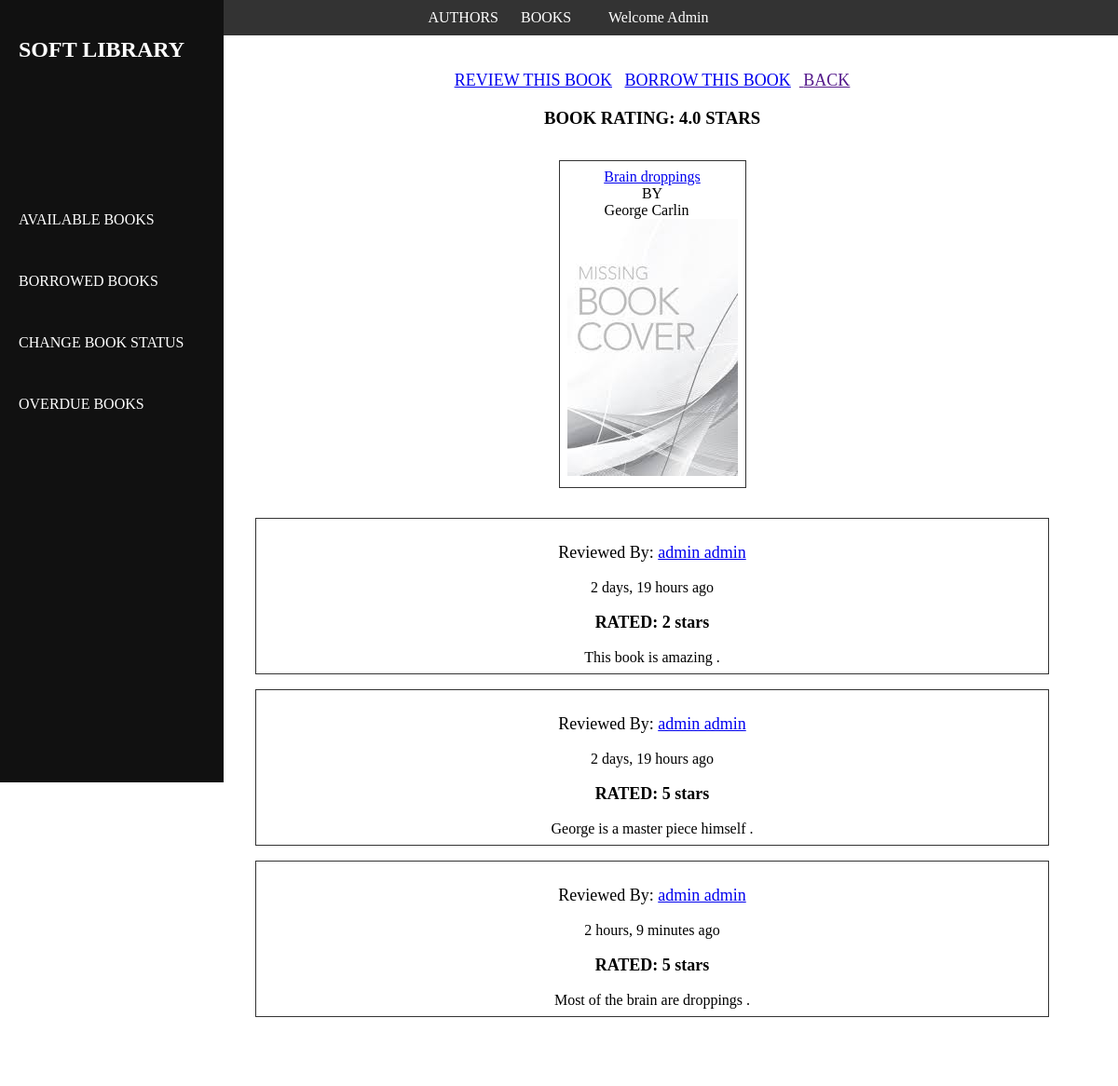
Screenshot of /books/1 (signed in) with the database file from the repository.
### base/models.py (models this page shows, shortened)
class Reader(AbstractUser):
    gender = models.CharField(max_length=10, choices=gender_choices)
    bio = models.TextField(blank=True, null=True)
    date_of_birth = models.DateField()
    reader_image = models.ImageField(upload_to='images/', blank=True, null=True, default='user.png')
    email = models.EmailField(unique=True)
    REQUIRED_FIELDS = ['username', 'first_name', 'last_name', 'gender', 'date_of_birth', 'bio', ]
    USERNAME_FIELD = 'email'
    def get_username(self):
        return self.first_name + ' ' + self.last_name

class Book(models.Model):
    title = models.CharField(max_length=250)
    author = models.ManyToManyField(Author)
    date = models.DateTimeField(auto_now_add=True)
    awards = models.ManyToManyField(to=AuthorAward, blank=True)
    summary = models.TextField(null=True, blank=True)
    ISBN = models.IntegerField()
    category = models.CharField(max_length=250, help_text="Enter the book genre")
    publisher = models.CharField(max_length=250, help_text="Enter the publication company")
    published = models.DateTimeField(help_text="Enter the published date")
    book_image = models.ImageField(upload_to='images/', blank=True, null=True, default='book.jpeg')

class Author(models.Model):
    first_name = models.CharField(max_length=250)
    middle_name = models.CharField(max_length=250, blank=True, null=True)
    last_name = models.CharField(max_length=250)
    gender = models.CharField(max_length=10, choices=gender_choices)
    bio = models.TextField()
    date_of_birth = models.DateField()
    date_of_death = models.DateField(blank=True, null=True)
    awards = models.ManyToManyField(to=AuthorAward, blank=True)
    author_image = models.ImageField(upload_to='images/', blank=True, null=True, default='user.png')
    class Meta:
        ordering = ['first_name', 'middle_name', 'last_name', 'gender']
    def __str__(self):
        return f"{self.first_name} {self.middle_name if self.middle_name else ''} {self.last_name}"

class Review(models.Model):
    owner = models.ForeignKey(Reader, on_delete=models.CASCADE, related_name='my_reviews')
    book = models.ForeignKey(Book, on_delete=models.CASCADE, related_name="reviews")
    rating = models.IntegerField()
    description = models.TextField(blank=True, null=True)
    date = models.DateTimeField(auto_now_add=True)

### base/views.py (the view)
# urls.py: path('books/<int:pk>', views.about_book_page, name='about_book'),
def about_book_page(request, pk: int):
    book = models.Book.objects.get(id=pk)
    if book.reviews.all():
        reviews = book.reviews.all()  # list of book review with each review having a rating
        book_ratings = [review.rating for review in reviews]
        book_rating = sum(book_ratings) / len(book_ratings)
    else:
        reviews = ''
        book_rating = 0
    context = {'book': book, 'reviews': reviews, 'book_rating': book_rating}
    return render(request, 'base/book_details.html', context)

### base/templates/base/book_details.html (shortened to what this page needs)
{% extends 'base/base.html' %}
{% block content %}
  <p>
    <a href="{% url 'base:book_review' book.id %}">REVIEW THIS BOOK</a>&nbsp;&nbsp;
    <a href="{% url 'base:borrow_book' book.id %}">BORROW THIS BOOK</a>&nbsp;&nbsp;<a href="{{ request.META.HTTP_REFERER }}"> BACK </a></p>
    {% if book_rating %}
        <h3>BOOK RATING: {{ book_rating }} STARS</h3>
    {% endif %}
    <div style="border: 1px solid #333333;margin: 1rem;padding: 0.5rem;display: inline-block">
        <a href="{% url 'base:about_book' book.id %}">{{ book.title }}</a><br>
        BY<br>
        {% for author in book.author.all %}
            {{ author }}
        {% endfor %}
        &nbsp;&nbsp;<br>
        <a href="{% url 'base:about_book' book.id %}"><img src="{{ book.book_image.url }}"
                                                                     alt=""></a>
        <br>
    </div>
    {% if  reviews %}
        {% for review in reviews %}
            <div style="border: 1px solid #333333;margin: 1rem;padding: 0.5rem;display: block">
                <p>Reviewed By: <a href="{% url 'users:userProfile' review.owner.id %}">{{ review.owner }}</a></p>
                {{ review.date|timesince }} ago
                <p><b>RATED: {{ review.rating }} stars</b></p>
                {{ review.description|capfirst }} .
            </div>
        {% endfor %}
    {% endif %}
{% endblock %}

### base/templates/base/components/navbar.html (shortened to what this page needs)
<div class="navbar">
    <a href="{% url 'base:authors' %}"> AUTHORS</a>
    <a href="{% url 'base:index' %}"> BOOKS </a>
    {% if request.user.is_authenticated %}
        <a>Welcome <a href="{% url 'users:userProfile' request.user.id %}">{{ request.user.last_name | title }}</a></a>
    {% else %}
        <a href="{% url 'users:login' %}">LOG IN</a>&nbsp;
        || &nbsp;<a href="{% url 'users:register' %} ">REGISTER</a>
    {% endif %}
</div>

### base/static/css/main.css (style rules this page uses)
.navbar { position: fixed; top: 0; left: 0; width: 100%; background-color: #333; color: #fff; padding: 10px; text-align: center; }
.navbar a { color: #fff; text-decoration: none; }
.main-page p { font-size: 18px; }

### rows the page displays
Reader: user.last_name "Admin"
Book: title "Brain droppings", book_image (picture)
Author: first_name+middle_name+last_name "George Carlin"
Review: owner "admin admin", date "2 days, 19 hours", rating "2", description "This book is amazing"
Review: owner "admin admin", date "2 days, 19 hours", rating "5", description "George is a master piece himself"
Review: owner "admin admin", date "2 hours, 9 minutes", rating "5", description "Most of the brain are droppings"

### other values shown
{{ book_rating }} "4.0"
